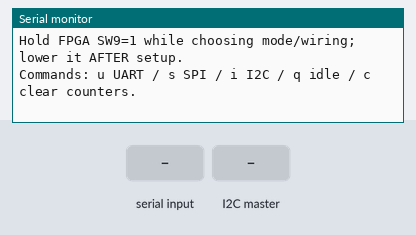
Recording of a sketch running on a simulated Arduino Uno, built with avr-gcc and run on an emulated ATmega328P. Shown: the last lines printed to the serial monitor. The test bench sets the inputs (shaded band).

Above: at 1.2 s.
1.3 s: "u" received over Serial
At 2.1 s:
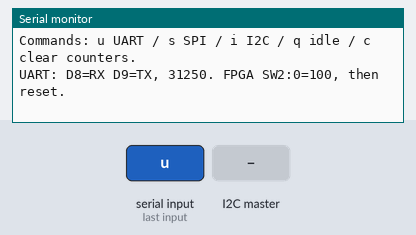
3.8 s: "i" received over Serial
At 4.6 s:
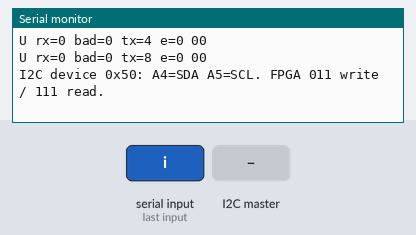
6.3 s: "s" received over Serial
At 7.1 s:
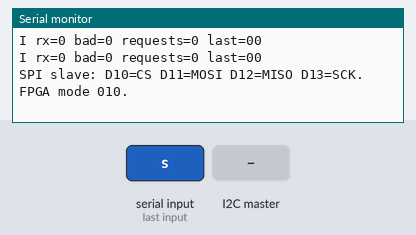
8.7 s: "q" received over Serial
At 9.9 s:
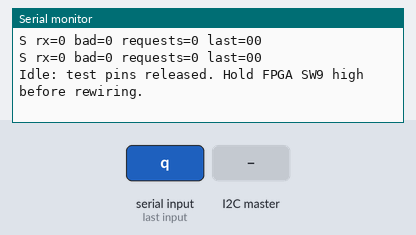
10.2 s: "i" received over Serial
At 12.0 s:
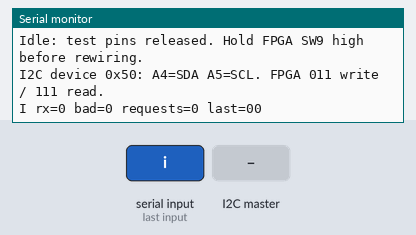
13.2 s: the I2C master sends the byte 90
At 15.0 s:
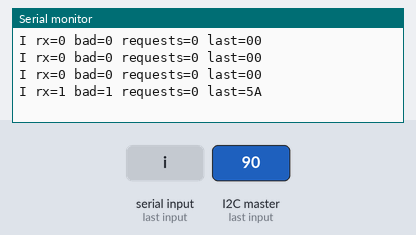

Measured:
- after the input at 1.3 s, the serial monitor: prints a new line at once (image 1)
- after the input at 3.8 s, the serial monitor: prints a new line at once (image 2)
- after the input at 6.3 s, the serial monitor: prints a new line at once (image 3)
- after the input at 8.7 s, the serial monitor: prints a new line at once (image 4)
- after the input at 10.2 s, the serial monitor: prints a new line at once (image 5)
- after the input at 13.2 s, the serial monitor: prints a new line after 1.0 s (image 6)

The sketch:

uno_protocol_tester.ino
```cpp
// (licence header left out)
#include <Arduino.h>
#include <AltSoftSerial.h>
#include <Wire.h>
#include <avr/interrupt.h>
#include <util/atomic.h>

#if !defined(ARDUINO_AVR_UNO) || F_CPU != 16000000UL
#error "Select Arduino Uno (Uno R3 / ATmega328P, 16 MHz). This sketch is board-specific."
#endif

constexpr uint32_t FPGA_UART_BAUD = 31250;
constexpr uint8_t I2C_ADDRESS = 0x50;
constexpr uint8_t EXPECTED_UART = 0x55;
constexpr uint8_t EXPECTED_WRITE = 0xA5;
constexpr uint8_t UART_REPLY = 0x3C;
constexpr uint8_t SPI_REPLY = 0x3C;
constexpr uint8_t I2C_REPLY = 0x96;

AltSoftSerial fpgaSerial;  // Uno fixed pins: D8 RX, D9 TX; Timer1 owned here.
char activeMode = '-';
uint32_t uartRx = 0, uartBad = 0, uartTx = 0, uartTiming = 0;
uint8_t uartLast = 0;
uint32_t lastSendMs = 0, lastReportMs = 0;
volatile uint32_t spiRx = 0, spiBad = 0, i2cRx = 0, i2cBad = 0, i2cRequests = 0;
volatile uint8_t spiLast = 0, i2cLast = 0;

// The FPGA is SPI master; Arduino SPI.begin() would also select master mode.
// Use the AVR peripheral in mode 0, MSB first. No logging inside interrupts.
ISR(SPI_STC_vect) {
  const uint8_t value = SPDR;
  SPDR = SPI_REPLY;  // Prepare the next separate one-byte transaction.
  spiLast = value;
  ++spiRx;
  if (value != EXPECTED_WRITE) ++spiBad;
}

void receiveI2c(int count) {
  uint8_t seen = 0;
  bool bad = (count != 1);
  while (Wire.available()) {
    i2cLast = static_cast<uint8_t>(Wire.read());
    bad |= (i2cLast != EXPECTED_WRITE);
    ++seen;
  }
  ++i2cRx;
  if (bad || seen != 1) ++i2cBad;
}

void requestI2c() {
  Wire.write(I2C_REPLY);  // One byte; FPGA ends the read with NACK then STOP.
  ++i2cRequests;         // Callback invocation, not proof FPGA captured the byte.
}

void releaseTestPins() {
  if (activeMode == 'u') fpgaSerial.end();
  if (activeMode == 'i') Wire.end();
  SPCR = 0;
  // No Uno-side 5 V pull-ups are enabled by this function.
  const uint8_t pins[] = {8, 9, 10, 11, 12, 13, A4, A5};
  for (uint8_t pin : pins) {
    pinMode(pin, INPUT);
    digitalWrite(pin, LOW);
  }
  activeMode = '-';
}

void clearCounters() {
  ATOMIC_BLOCK(ATOMIC_RESTORESTATE) {
    spiRx = spiBad = i2cRx = i2cBad = i2cRequests = 0;
    spiLast = i2cLast = 0;
  }
  uartRx = uartBad = uartTx = uartTiming = 0;
  uartLast = 0;
  lastSendMs = lastReportMs = millis();
}

void selectMode(char mode) {
  releaseTestPins();
  clearCounters();
  activeMode = mode;
  if (mode == 'u') {
    fpgaSerial.begin(FPGA_UART_BAUD);
    digitalWrite(8, LOW);  // Disable any RX pull-up; translator supplies idle.
    Serial.println(F("UART: D8=RX D9=TX, 31250. FPGA SW2:0=100, then reset."));
  } else if (mode == 's') {
    pinMode(MISO, OUTPUT); // D12. MUST level-shift this 5 V output to the FPGA.
    pinMode(MOSI, INPUT);  // D11
    pinMode(SCK, INPUT);   // D13; do not use LED_BUILTIN while testing SPI.
    pinMode(SS, INPUT);    // D10. Keep CS high during reset with a 3.3 V-side pull-up.
    ATOMIC_BLOCK(ATOMIC_RESTORESTATE) {
      // Clear a possible pending flag from the previous selection first.
      volatile uint8_t discard = SPSR;
      discard = SPDR;
      (void)discard;
      SPCR = _BV(SPE) | _BV(SPIE); // Slave, CPOL=0, CPHA=0, MSB first.
      SPDR = SPI_REPLY;
    }
    Serial.println(F("SPI slave: D10=CS D11=MOSI D12=MISO D13=SCK. FPGA mode 010."));
  } else if (mode == 'i') {
    Wire.onReceive(receiveI2c);
    Wire.onRequest(requestI2c);
    Wire.begin(I2C_ADDRESS);
    // AVR Wire enables 5 V internal pull-ups by default. Use external pull-ups
    // on BOTH sides of a proper bidirectional I2C level shifter instead.
    digitalWrite(SDA, LOW);
    digitalWrite(SCL, LOW);
    Serial.println(F("I2C device 0x50: A4=SDA A5=SCL. FPGA 011 write / 111 read."));
  } else {
    activeMode = '-';
    Serial.println(F("Idle: test pins released. Hold FPGA SW9 high before rewiring."));
  }
}

void reportStatus() {
  char line[64];
  if (activeMode == 'u') {
    // Keep USB logging bounded and nonblocking so it cannot starve link RX.
    snprintf(line, sizeof(line), "U rx=%lu bad=%lu tx=%lu e=%lu %02X\n",
             static_cast<unsigned long>(uartRx), static_cast<unsigned long>(uartBad),
             static_cast<unsigned long>(uartTx), static_cast<unsigned long>(uartTiming),
             static_cast<unsigned>(uartLast));
  } else {
    uint32_t rx, bad, requests;
    uint8_t last;
    ATOMIC_BLOCK(ATOMIC_RESTORESTATE) {
      rx = (activeMode == 's') ? spiRx : i2cRx;
      bad = (activeMode == 's') ? spiBad : i2cBad;
      requests = i2cRequests;
      last = (activeMode == 's') ? spiLast : i2cLast;
    }
    snprintf(line, sizeof(line), "%c rx=%lu bad=%lu requests=%lu last=%02X\n",
             (activeMode == 's') ? 'S' : 'I', static_cast<unsigned long>(rx),
             static_cast<unsigned long>(bad), static_cast<unsigned long>(requests),
             static_cast<unsigned>(last));
  }
  const size_t length = strlen(line);
  if (Serial.availableForWrite() >= static_cast<int>(length))
    Serial.write(reinterpret_cast<const uint8_t *>(line), length);
}

void setup() {
  Serial.begin(115200);
  releaseTestPins();
  Serial.println(F("Uno R3 protocol tester. LEVEL SHIFT 5 V <-> 3.3 V!"));
  Serial.println(F("Hold FPGA SW9=1 while choosing mode/wiring; lower it AFTER setup."));
  Serial.println(F("Commands: u UART / s SPI / i I2C / q idle / c clear counters."));
}

void loop() {
  if (Serial.available()) {
    const char command = static_cast<char>(Serial.read());
    if (command == 'u' || command == 's' || command == 'i') selectMode(command);
    else if (command == 'q') selectMode('-');
    else if (command == 'c') clearCounters();
  }
  const uint32_t now = millis();
  if (activeMode == 'u') {
    while (fpgaSerial.available()) {
      uartLast = static_cast<uint8_t>(fpgaSerial.read());
      ++uartRx;
      if (uartLast != EXPECTED_UART) ++uartBad;
    }
    if (fpgaSerial.overflow()) ++uartTiming;
    // Send while FPGA TX is already streaming: this exercises true duplex.
    // FPGA captures 3C and toggles LEDR2; TX remains independently fixed at 55.
    if (now - lastSendMs >= 250) {
      fpgaSerial.write(UART_REPLY);
      ++uartTx;
      lastSendMs = now;
    }
  }
  if (activeMode != '-' && now - lastReportMs >= 1000) {
    reportStatus();
    lastReportMs = now;
  }
}
```
